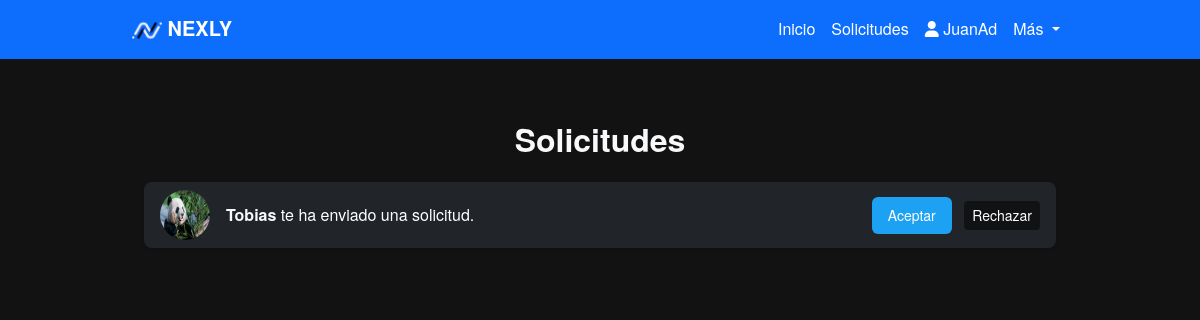
The app's page /follow_requests/ (signed in) with its own data.
### Nexly/models.py (models this page shows, shortened)
class User(AbstractBaseUser):
    iduser = models.AutoField(primary_key=True)
    nombre = models.CharField(max_length=255)
    correo = models.EmailField(unique=True)
    is_active = models.BooleanField(default=True)
    is_admin = models.BooleanField(default=False)
    profile_picture = models.ImageField(upload_to='profile_pictures/', null=True, blank=True)  # Campo para la imagen de perfil
    banner_picture = models.ImageField(upload_to='banner_pictures/', null=True, blank=True)  # Campo para la imagen de banner
    objects = UserManager()
    USERNAME_FIELD = 'correo'
    REQUIRED_FIELDS = ['nombre']

class FollowRequest(models.Model):
    from_user = models.ForeignKey(settings.AUTH_USER_MODEL, related_name='sent_requests', on_delete=models.CASCADE)
    to_user = models.ForeignKey(settings.AUTH_USER_MODEL, related_name='received_requests', on_delete=models.CASCADE)
    created_at = models.DateTimeField(auto_now_add=True)
    is_accepted = models.BooleanField(default=False)
    class Meta:
        unique_together = ('from_user', 'to_user')

### Nexly/views.py (the view)
# urls.py: path('follow_requests/', views.follow_requests, name='follow_requests'),
@login_required
def follow_requests(request):
    follow_requests = FollowRequest.objects.filter(to_user=request.user, is_accepted=False)
    return render(request, 'follow_requests.html', {
        'follow_requests': follow_requests
    })

### templates/follow_requests.html (shortened to what this page needs)
{% extends 'layoutUser.html' %}
{% block content %}
<div class="container mt-4">
    <h2 class="mb-4 text-center text-light">Solicitudes</h2>
    <div class="list-group">
        {% for request in follow_requests %}
        <div class="list-group-item d-flex align-items-center bg-dark text-light border-0 rounded-3 shadow-sm mb-2">
            <img src="{% if request.from_user.profile_picture %}{{ request.from_user.profile_picture.url }}{% else %}https://via.placeholder.com/50{% endif %}" class="rounded-circle me-3" alt="Profile Picture" width="50" height="50">
            <div class="flex-grow-1">
                <strong><a href="{% url 'profile' request.from_user.nombre %}" class="text-light text-decoration-none">{{ request.from_user.nombre }}</a></strong>
                <span class="text-white">te ha enviado una solicitud.</span>
            </div>
            <div>
                <form action="{% url 'accept_follow_request' request.id %}" method="POST" class="d-inline">
                    <button type="submit" class="btn btn-primary btn-sm me-2">Aceptar</button>
                </form>
                <form action="{% url 'reject_follow_request' request.id %}" method="POST" class="d-inline">
                    <button type="submit" class="btn btn-secondary btn-sm">Rechazar</button>
                </form>
            </div>
        </div>
        {% empty %}
        <div class="list-group-item bg-dark text-light border-0 rounded-3 shadow-sm">No tienes solicitudes pendientes.</div>
        {% endfor %}
    </div>
</div>
{% endblock %}

### templates/layoutUser.html (shortened to what this page needs)
{% load static %}
<!DOCTYPE html>
<html lang="es">
<head>
    <link href="https://cdn.jsdelivr.net/npm/bootstrap@5.3.0-alpha1/dist/css/bootstrap.min.css" rel="stylesheet">
    <link rel="stylesheet" href="{% static 'css/styles.css' %}">
    <link rel="stylesheet" href="https://cdnjs.cloudflare.com/ajax/libs/font-awesome/6.0.0-beta3/css/all.min.css">
    <link href="https://cdn.jsdelivr.net/npm/bootstrap-icons/font/bootstrap-icons.css" rel="stylesheet">
</head>
<body>
    <nav class="navbar navbar-expand-lg navbar-dark bg-primary fixed-top">
        <div class="container">
            <a class="navbar-brand" href="#">
                <img src="{% static 'images/LogoNexly.ico' %}" alt="Logo Nexly" style="height: 30px;">
                <strong>NEXLY</strong>
            </a>
            <div class="collapse navbar-collapse" id="navbarNav">
                <ul class="navbar-nav ms-auto">
                    <li class="nav-item">
                        <a class="nav-link {% if request.path == '/' %}active{% endif %}" aria-current="page" href="{% url 'nexly' %}">
                        Inicio
                        </a>
                    </li>
                    <li class="nav-item">
                        <a class="nav-link" href="{% url 'follow_requests' %}">
                        Solicitudes
                        </a>
                    </li>
                    <li class="nav-item">
                        <a class="nav-link" href="{% url 'profile' user.nombre %}">
                            <i class="fas fa-user"></i> {{ user.nombre }}
                        </a>
                    </li>
                    <li class="nav-item dropdown">
                        <a class="nav-link dropdown-toggle" href="#" id="navbarDropdown" role="button" data-bs-toggle="dropdown" aria-expanded="false">
                            Más
                        </a>
                    </li>
                </ul>
            </div>
        </div>
    </nav>
    <div class="container mt-5 pt-5">
        {% block content %}{% endblock %}
    </div>
</body>
</html>

### static/css/styles.css (style rules this page uses)
body { background-color: #121212; color: #E0E0E0; font-family: 'Helvetica Neue', Helvetica, Arial, sans-serif; margin: 0; }
.navbar { background-color: #1E1E1E; }
.navbar-dark .navbar-nav .nav-link { color: #FFFFFF; }
.navbar-dark .navbar-brand { color: #FFFFFF; }
.container { max-width: 960px; }
h1, h2 { text-align: center; font-weight: bold; color: #E0E0E0; }
.btn-primary { background-color: #1DA1F2; border: none; }
.btn-primary { background-color: #1DA1F2; border: none; color: white; padding: 0.5rem 1rem; font-size: 0.875rem; border-radius: 6px; cursor: pointer; transition: background-color 0.3s ease; }
a { color: #007bff; text-decoration: none; }
.btn-secondary { background-color: rgba(0, 0, 0, 0.5); border: none; color: white; }

### records on screen
User: nombre "JuanAd"
FollowRequest: from_user.profile_picture (picture), from_user.nombre "Tobias"
